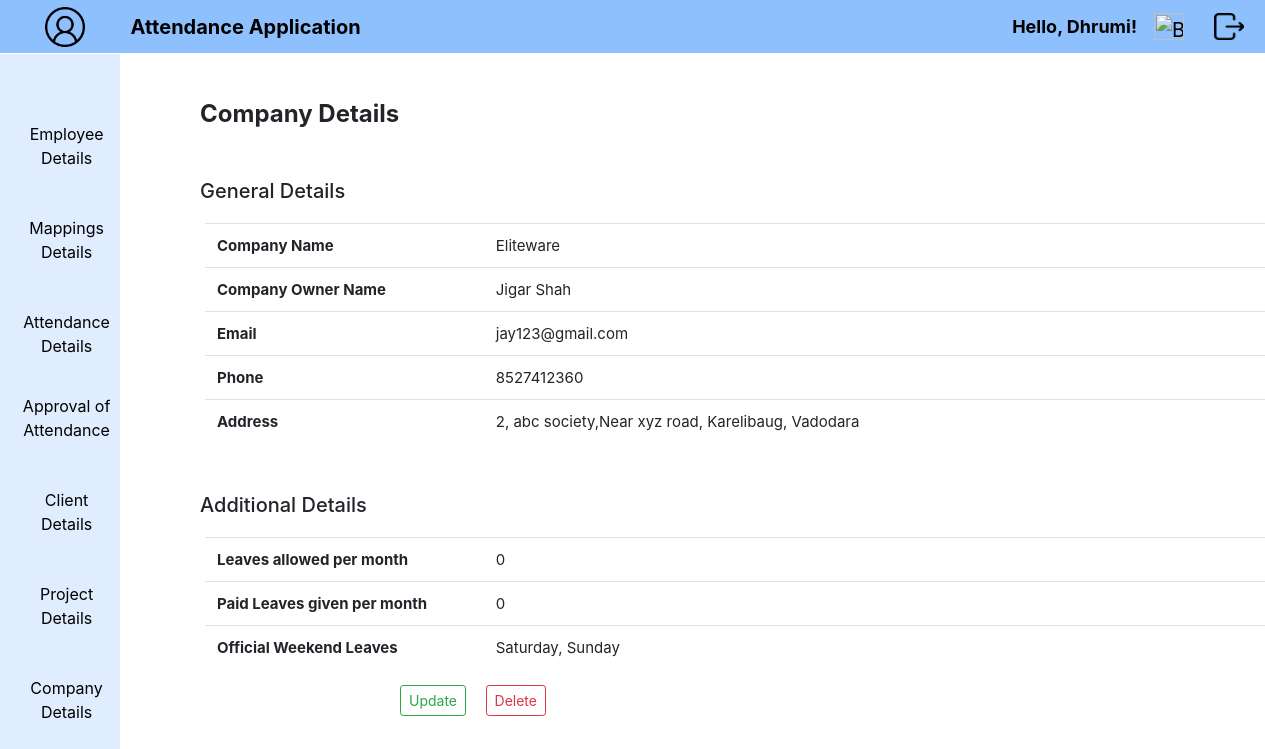
The app's page /CompanyEntry/ (signed in) with its own data.
### Attendance/models.py (models this page shows, shortened)
class Company(models.Model):
        OFFLEAVE = (('Saturday','Saturday'),
                    ('Sunday','Sunday'),)
        compname = models.CharField(max_length=50, null=True, verbose_name='Company Name')
        oname = models.CharField(max_length=50, null=True, verbose_name='Company Owner Name')
        compemail = models.EmailField(max_length=50, null=True, verbose_name='Email')
        compphone = models.CharField(max_length=10, null=True, verbose_name='Phone')
        compaddress = models.CharField(max_length=100, null=True, verbose_name='Address')
        lapm = models.IntegerField(null=True, verbose_name='Leaves allowed per month')
        plgm = models.IntegerField(null=True, verbose_name='Paid Leaves given per month')
        offleave = MultiSelectField(choices=OFFLEAVE,max_length=50,null=True, verbose_name='Weekend Official Leave')
        class Meta:
                db_table = "Company"

### Attendance/views.py (the view)
# urls.py: path('CompanyEntry/',views.CompanyEntry,name='CompanyEntry'),
@login_required(login_url='loginview')
@never_cache
def CompanyEntry(request):
    data = Company.objects.all()
    template = loader.get_template('CompanyEntry.html')
    context = {
        'compdata': data,
    }
    return HttpResponse(template.render(context, request))

### Attendance/templates/CompanyEntry.html (shortened to what this page needs)
{% extends "home.html" %}
{% load static %}
{% block content %}
<div class="emp">
  <h4 style="text-align: left; margin: 50px 0px 50px 50px;">
    <b>Company Details</b>
  </h4>
  {% if compdata %}
  <h5 style="margin: 50px 0px 20px 50px;">
    General Details
  </h5>
  <table style="margin-left: 55;" class="table">
    <tbody  class="text-left">
      {% for x in compdata %}
      <tr>
        <td class="col-3 font-weight-bold">Company Name</td>
        <td>{{ x.compname }}</td>
      </tr>
      <tr>
        <td class="col-3 font-weight-bold">Company Owner Name</td>
        <td>{{ x.oname }}</td>
      </tr>
      <tr>
        <td class="col-3 font-weight-bold">Email</td>
        <td>{{ x.compemail }}</td>
      </tr>
      <tr>
        <td class="col-3 font-weight-bold">Phone</td>
        <td>{{ x.compphone }}</td>
      </tr>
      <tr>
        <td class="col-3 font-weight-bold">Address</td>
        <td>{{ x.compaddress }}</td>
      </tr>
      {% endfor %}
    </tbody>
    </table>
    <h5 style="margin: 50px 0px 20px 50px;">
      Additional Details
    </h5>
    <table style="margin-left: 55;" class="table">
      <tbody  class="text-left">
      {% for x in compdata %}
        <tr>
          <td class="col-3 font-weight-bold">Leaves allowed per month</td>
          <td>{{ x.lapm }}</td>
        </tr>
        <tr>
          <td class="col-3 font-weight-bold">Paid Leaves given per month</td>
          <td>{{ x.plgm }}</td>
        </tr>
        <tr>
          <td class="col-3 font-weight-bold">Official Weekend Leaves</td>
          <td>{{ x.offleave }}</td>
        </tr>
    {% endfor %}
      </tbody>
    </table>
  </div>
{% endif %}
{% for x in compdata %}
<div style="margin-left: 400px;">
  <a href="{% url 'CompUpdate' x.pk %}" class="btn btn-outline-success btn-sm" style="margin-right: 15px;">Update</a>
    <a href="{% url 'CompDelete' x.pk %}" class="btn btn-outline-danger btn-sm">Delete</a>
</div>
<br><br>
{% endfor %}
{% endblock %}

### Attendance/templates/home.html (shortened to what this page needs)
{% load static %}
<!doctype html lang="en">
  <head>
    <link rel="stylesheet" href="https://cdn.jsdelivr.net/npm/bootstrap@4.0.0/dist/css/bootstrap.min.css">
    <link rel="stylesheet" type="text/css" href="{% static 'css/style.css' %}">
  </head>
  <body onload="RenderDate()">
      <nav class="navbar navbar-expand-lg nav1">
        <div class="container-fluid" style="width: fit-content;">
          <a class="navbar-brand" href="{% url 'userdata' %}">
            <img src="{% static 'images/user.png' %}" width="40" height="40" class="d-inline-block align-top" style="margin-left: 28px;">
          </a>
        </div>
          <div class="collapse navbar-collapse" id="navbarSupportedContent">
            <ul class="navbar-nav">
              <li class="nav-item" style="margin-left: 15px;">
                <b>
                  <a class="navbar-brand float-left" href="{% url 'AttFormView' %}">Attendance Application</a>
                </b>
              </li>
            </ul>
            <ul class="navbar-nav mb-2 mb-lg-0 d-flex" style="position: absolute; right: 40;">
              <li>
                <b>
                  <a class="nav-link"  href="{% url 'userdata' %}" style="margin-top: 25px; font-size: 17px; margin-right: 80px;">
                    {% if user.is_authenticated %}
                    <p style="font-size: large;">Hello, {{ user.first_name }}!</p>
                    {% endif %}
                  </a>
                </b>
              </li>
            </ul>
            <ul class="navbar-nav mb-2 mb-lg-0 d-flex" style="position: absolute; right: 60;">
              <li class="nav-item">
                <a class="ml-auto navbar-brand exit" href="{% url 'summary' %}">
                  <img src="{% static 'images/summary.png' %}" alt="Bootstrap" width="30" height="27" style="margin-top: 0px; margin-right: 5px;">
                </a>
              </li>
            </ul>
            <ul class="navbar-nav mb-2 mb-lg-0 d-flex" style="position: absolute; right: 0;">
              <li class="nav-item">
                <a class="ml-auto navbar-brand exit" href="{% url 'logoutview' %}">
                  <img src="{% static 'images/exit.png' %}" alt="Bootstrap" width="30" height="27" style="margin-top: 0px; margin-right: 5px;">
                </a>
              </li>
            </ul>
          </div>
      </nav>
      {% if request.user.is_superuser %}
      {% block content %}
      {% endblock %}
      <nav class="navbar navbar-expand-lg nav2">
        <div class="container-fluid">
          <div class="row">
            <div class="col-md-1" style="min-width: 130px; margin: 0; padding: 0 10px; text-align: center;">
              <nav class="navbar navbar-default navbar-fixed-side">
                <ul class="nav navbar-nav">
                  <li class="nav-item list" style="margin-bottom: 10px;">
                    <a class="nav-link" href="#">Employee Details</a>
                  </li>
                  <li class="nav-item list" style="margin-bottom: 10px;">
                    <a class="nav-link" href="#">Mappings Details</a>
                  </li>
                  <li class="nav-item list">
                    <a class="nav-link" href="#">Attendance Details</a>
                  </li>
                  <li class="nav-item list" style="margin-bottom: 10px;">
                    <a class="nav-link" href="#">Approval of Attendance</a>
                  </li>
                  <li class="nav-item list" style="margin-bottom: 10px;">
                    <a class="nav-link" href="#">Client Details</a>
                  </li>
                  <li class="nav-item list" style="margin-bottom: 10px;">
                    <a class="nav-link" href="#">Project Details</a>
                  </li>
                  <li class="nav-item list" style="margin-bottom: 10px;">
                    <a class="nav-link" href="#">Company Details</a>
                  </li>
                </ul>
              </nav>
            </div>
          </div>
        </div>
      </nav>
    {% endif %}
  </body>
</html>

### Attendance/static/css/style.css (style rules this page uses)
li a { color: black; text-decoration: none; }
.navbar { padding: 0.1rem; }
.nav1 { background-color:#8ec0fd; position: fixed; width: 100%; top: 0; left: 0; }
.nav2 { background-color: #e0edfe; padding: 0.1rem; position: fixed; top: 53.5px; left: 0; width: 120px; height: 93.5%; }
.emp { margin-left: 150px; margin-top: 100px; }
.nav-item { position: relative; }
.nav-link { margin: 10px 0 10px 0; }
table { font-size: 15px; }

### records on screen
Company: compname "Eliteware", oname "Jigar Shah", compemail "jay123@gmail.com", compphone "8527412360", compaddress "2, abc society,Near xyz road, Karelibaug, Vadodara", lapm "0", plgm "0", offleave "Saturday, Sunday"

### other values on screen
{{ user.first_name }} "Dhrumi"
